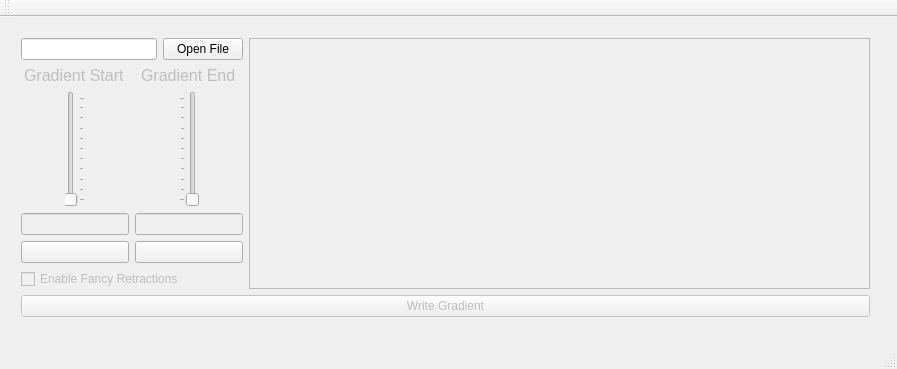
<?xml version="1.0" encoding="UTF-8"?>
<ui version="4.0">
 <class>MainWindow</class>
 <widget class="QMainWindow" name="MainWindow">
  <property name="geometry">
   <rect>
    <x>0</x>
    <y>0</y>
    <width>897</width>
    <height>369</height>
   </rect>
  </property>
  <property name="windowTitle">
   <string>MainWindow</string>
  </property>
  <widget class="QWidget" name="centralWidget">
   <widget class="QWidget" name="layoutWidget">
    <property name="geometry">
     <rect>
      <x>10</x>
      <y>10</y>
      <width>871</width>
      <height>301</height>
     </rect>
    </property>
    <layout class="QFormLayout" name="formLayout_3">
     <item row="0" column="0">
      <layout class="QFormLayout" name="formLayout_2">
       <property name="verticalSpacing">
        <number>6</number>
       </property>
       <item row="0" column="0">
        <layout class="QFormLayout" name="formLayout">
         <item row="0" column="0" colspan="2">
          <layout class="QHBoxLayout" name="horizontalLayout">
           <item>
            <widget class="QLineEdit" name="filePath"/>
           </item>
           <item>
            <widget class="QPushButton" name="pushButton">
             <property name="text">
              <string>Open File</string>
             </property>
            </widget>
           </item>
          </layout>
         </item>
         <item row="1" column="0">
          <layout class="QVBoxLayout" name="verticalLayout">
           <item alignment="Qt::AlignHCenter">
            <widget class="QLabel" name="label_4">
             <property name="enabled">
              <bool>false</bool>
             </property>
             <property name="font">
              <font>
               <pointsize>12</pointsize>
              </font>
             </property>
             <property name="text">
              <string>Gradient Start</string>
             </property>
            </widget>
           </item>
           <item alignment="Qt::AlignHCenter">
            <widget class="QSlider" name="gradientStartSlider">
             <property name="enabled">
              <bool>false</bool>
             </property>
             <property name="layoutDirection">
              <enum>Qt::LeftToRight</enum>
             </property>
             <property name="orientation">
              <enum>Qt::Vertical</enum>
             </property>
             <property name="invertedAppearance">
              <bool>false</bool>
             </property>
             <property name="invertedControls">
              <bool>false</bool>
             </property>
             <property name="tickPosition">
              <enum>QSlider::TicksBelow</enum>
             </property>
             <property name="tickInterval">
              <number>10</number>
             </property>
            </widget>
           </item>
           <item>
            <widget class="QLineEdit" name="gradientStartTextField">
             <property name="enabled">
              <bool>false</bool>
             </property>
            </widget>
           </item>
           <item>
            <widget class="QPushButton" name="gradientStartColorButton">
             <property name="text">
              <string/>
             </property>
            </widget>
           </item>
          </layout>
         </item>
         <item row="1" column="1">
          <layout class="QVBoxLayout" name="verticalLayout_2">
           <item alignment="Qt::AlignHCenter">
            <widget class="QLabel" name="label_3">
             <property name="enabled">
              <bool>false</bool>
             </property>
             <property name="font">
              <font>
               <pointsize>12</pointsize>
              </font>
             </property>
             <property name="text">
              <string>Gradient End</string>
             </property>
            </widget>
           </item>
           <item alignment="Qt::AlignHCenter">
            <widget class="QSlider" name="gradientEndSlider">
             <property name="enabled">
              <bool>false</bool>
             </property>
             <property name="orientation">
              <enum>Qt::Vertical</enum>
             </property>
             <property name="tickPosition">
              <enum>QSlider::TicksAbove</enum>
             </property>
             <property name="tickInterval">
              <number>10</number>
             </property>
            </widget>
           </item>
           <item>
            <widget class="QLineEdit" name="gradientEndTextField">
             <property name="enabled">
              <bool>false</bool>
             </property>
            </widget>
           </item>
           <item>
            <widget class="QPushButton" name="gradientEndColorButton">
             <property name="text">
              <string/>
             </property>
            </widget>
           </item>
          </layout>
         </item>
        </layout>
       </item>
       <item row="1" column="0">
        <widget class="QCheckBox" name="retractionCheckbox">
         <property name="enabled">
          <bool>false</bool>
         </property>
         <property name="text">
          <string>Enable Fancy Retractions</string>
         </property>
        </widget>
       </item>
      </layout>
     </item>
     <item row="0" column="1">
      <widget class="QPlainTextEdit" name="plainTextEdit">
       <property name="enabled">
        <bool>false</bool>
       </property>
      </widget>
     </item>
     <item row="1" column="0" colspan="2">
      <widget class="QPushButton" name="writeGcodeButton">
       <property name="enabled">
        <bool>false</bool>
       </property>
       <property name="text">
        <string>Write Gradient</string>
       </property>
      </widget>
     </item>
    </layout>
   </widget>
  </widget>
  <widget class="QMenuBar" name="menuBar">
   <property name="geometry">
    <rect>
     <x>0</x>
     <y>0</y>
     <width>897</width>
     <height>21</height>
    </rect>
   </property>
  </widget>
  <widget class="QToolBar" name="mainToolBar">
   <attribute name="toolBarArea">
    <enum>TopToolBarArea</enum>
   </attribute>
   <attribute name="toolBarBreak">
    <bool>false</bool>
   </attribute>
  </widget>
  <widget class="QStatusBar" name="statusBar"/>
  <action name="actionOpen_File">
   <property name="text">
    <string>Open File</string>
   </property>
  </action>
 </widget>
 <layoutdefault spacing="6" margin="11"/>
 <resources/>
 <connections/>
</ui>
